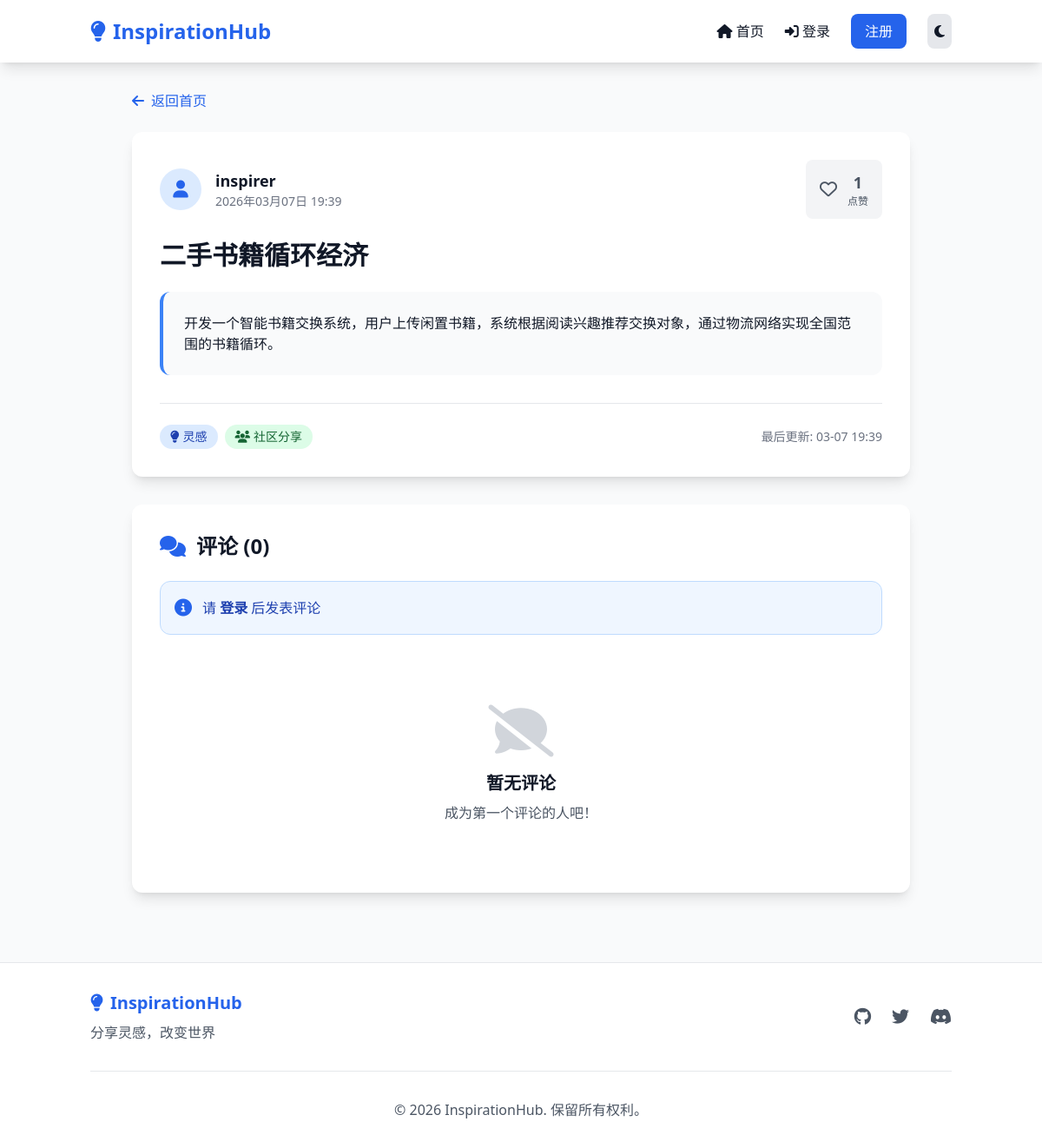
The page /idea/5/ on the database its author committed.
### ideas/models.py (models this page shows, shortened)
class Idea(models.Model):
    title = models.CharField(max_length=200, verbose_name='标题')
    description = models.TextField(verbose_name='详细描述')
    user = models.ForeignKey(User, on_delete=models.CASCADE, related_name='ideas', verbose_name='作者')
    likes = models.ManyToManyField(User, related_name='liked_ideas', blank=True, verbose_name='点赞用户')
    created_at = models.DateTimeField(default=timezone.now, verbose_name='创建时间')
    updated_at = models.DateTimeField(auto_now=True, verbose_name='更新时间')
    def total_likes(self):
        return self.likes.count()
    class Meta:
        ordering = ['-created_at']
        verbose_name = '灵感'
        verbose_name_plural = '灵感'

### ideas/views.py (the view)
# urls.py: path('idea/<int:pk>/', views.idea_detail, name='idea-detail'),
def idea_detail(request, pk):
    idea = get_object_or_404(Idea, pk=pk)
    comments = idea.comments.all()
    comment_form = CommentForm() if request.user.is_authenticated else None
    user_has_liked = idea.likes.filter(id=request.user.id).exists() if request.user.is_authenticated else False
    context = {
        'idea': idea,
        'comments': comments,
        'comment_form': comment_form,
        'user_has_liked': user_has_liked,
    }
    return render(request, 'ideas/detail.html', context)

### templates/ideas/detail.html (shortened to what this page needs)
{% extends 'base.html' %}
{% load static %}
{% block content %}
<div class="max-w-4xl mx-auto">
    <div class="mb-6">
        <a href="{% url 'home' %}" class="inline-flex items-center text-blue-600 dark:text-blue-400 hover:text-blue-700 dark:hover:text-blue-300 transition-colors">
            <i class="fas fa-arrow-left mr-2"></i>
            <span>返回首页</span>
        </a>
    </div>
    <div class="bg-white dark:bg-gray-800 rounded-xl shadow-lg overflow-hidden mb-8">
        <div class="p-8">
            <div class="flex items-center justify-between mb-6">
                <div class="flex items-center">
                    <div class="w-12 h-12 bg-blue-100 dark:bg-blue-900 rounded-full flex items-center justify-center mr-4">
                        <i class="fas fa-user text-blue-600 dark:text-blue-400 text-xl"></i>
                    </div>
                    <div>
                        <div class="font-semibold text-lg">{{ idea.user.username }}</div>
                        <div class="text-sm text-gray-500 dark:text-gray-400">{{ idea.created_at|date:"Y年m月d日 H:i" }}</div>
                    </div>
                </div>
                <button class="like-btn flex items-center space-x-3 bg-gray-100 dark:bg-gray-700 hover:bg-gray-200 dark:hover:bg-gray-600 px-4 py-3 rounded-lg transition-colors {% if user_has_liked %}text-red-500{% else %}text-gray-600 dark:text-gray-300{% endif %}"
                        data-idea-id="{{ idea.pk }}"
                        {% if not user.is_authenticated %}onclick="alert('请先登录以点赞')"{% endif %}>
                    <i class="{% if user_has_liked %}fas fa-heart{% else %}far fa-heart{% endif %} text-xl"></i>
                    <div class="text-center">
                        <div class="font-bold text-lg like-count">{{ idea.total_likes }}</div>
                        <div class="text-xs">点赞</div>
                    </div>
                </button>
            </div>
            <h1 class="text-3xl font-bold mb-6">{{ idea.title }}</h1>
            <div class="prose dark:prose-invert max-w-none mb-8">
                <div class="bg-gray-50 dark:bg-gray-900 rounded-xl p-6 border-l-4 border-blue-500">
                    {{ idea.description|linebreaks }}
                </div>
            </div>
            <div class="flex items-center justify-between pt-6 border-t border-gray-200 dark:border-gray-700">
                <div class="flex items-center space-x-2">
                    <span class="bg-blue-100 dark:bg-blue-900 text-blue-800 dark:text-blue-200 text-sm px-3 py-1 rounded-full">
                        <i class="fas fa-lightbulb mr-1"></i>灵感
                    </span>
                    <span class="bg-green-100 dark:bg-green-900 text-green-800 dark:text-green-200 text-sm px-3 py-1 rounded-full">
                        <i class="fas fa-users mr-1"></i>社区分享
                    </span>
                </div>
                <div class="text-sm text-gray-500 dark:text-gray-400">
                    最后更新: {{ idea.updated_at|date:"m-d H:i" }}
                </div>
            </div>
        </div>
    </div>
    <div id="comments" class="bg-white dark:bg-gray-800 rounded-xl shadow-lg overflow-hidden">
        <div class="p-8">
            <h2 class="text-2xl font-bold mb-6 flex items-center">
                <i class="fas fa-comments mr-3 text-blue-600 dark:text-blue-400"></i>
                评论 ({{ comments.count }})
            </h2>
            {% if user.is_authenticated %}
            <div class="mb-8 p-6 bg-gray-50 dark:bg-gray-900 rounded-xl">
                <form method="POST" action="{% url 'add-comment' idea.pk %}">
                    {% csrf_token %}
                    <div class="mb-4">
                        <label for="{{ comment_form.content.id_for_label }}" class="block text-sm font-medium text-gray-700 dark:text-gray-300 mb-2">发表评论</label>
                        {{ comment_form.content }}
                    </div>
                    <div class="flex justify-end">
                        <button type="submit" class="bg-blue-600 hover:bg-blue-700 text-white px-6 py-3 rounded-lg font-semibold transition-colors flex items-center space-x-2">
                            <i class="fas fa-paper-plane"></i>
                            <span>发布评论</span>
                        </button>
                    </div>
                </form>
            </div>
            {% else %}
            <div class="bg-blue-50 dark:bg-blue-900/20 border border-blue-200 dark:border-blue-800 rounded-xl p-4 mb-8">
                <div class="flex items-center">
                    <i class="fas fa-info-circle text-blue-600 dark:text-blue-400 text-xl mr-3"></i>
                    <p class="text-blue-800 dark:text-blue-300">
                        请 <a href="{% url 'login' %}" class="font-semibold hover:underline">登录</a> 后发表评论
                    </p>
                </div>
            </div>
            {% endif %}
            <div class="space-y-6">
                {% for comment in comments %}
                <div class="border border-gray-200 dark:border-gray-700 rounded-xl p-6 hover:border-gray-300 dark:hover:border-gray-600 transition-colors">
                    <div class="flex items-start mb-4">
                        <div class="w-10 h-10 bg-green-100 dark:bg-green-900 rounded-full flex items-center justify-center mr-3 flex-shrink-0">
                            <i class="fas fa-user text-green-600 dark:text-green-400"></i>
                        </div>
                        <div class="flex-1">
                            <div class="flex justify-between items-start">
                                <div>
                                    <div class="font-semibold">{{ comment.user.username }}</div>
                                    <div class="text-sm text-gray-500 dark:text-gray-400">{{ comment.created_at|date:"Y-m-d H:i" }}</div>
                                </div>
                                {% if comment.user == user %}
                                <span class="bg-blue-100 dark:bg-blue-900 text-blue-800 dark:text-blue-200 text-xs px-2 py-1 rounded">您</span>
                                {% endif %}
                            </div>
                        </div>
                    </div>
                    <div class="pl-13">
                        <p class="text-gray-700 dark:text-gray-300">{{ comment.content|linebreaks }}</p>
                    </div>
                </div>
                {% empty %}
                <div class="text-center py-12">
                    <div class="text-6xl text-gray-300 dark:text-gray-700 mb-4">
                        <i class="fas fa-comment-slash"></i>
                    </div>
                    <h3 class="text-xl font-semibold mb-2">暂无评论</h3>
                    <p class="text-gray-600 dark:text-gray-400">成为第一个评论的人吧！</p>
                </div>
                {% endfor %}
            </div>
        </div>
    </div>
</div>
{% endblock %}

### rows shown on the page
Idea: user.username "inspirer", created_at "2026年03月07日 19:39", total_likes "1", title "二手书籍循环经济", description "开发一个智能书籍交换系统，用户上传闲置书籍，系统根据阅读兴趣推荐交换对象，通过物流网络实现全国范围的书籍循环。", updated_at "03-07 19:39", count "0"
